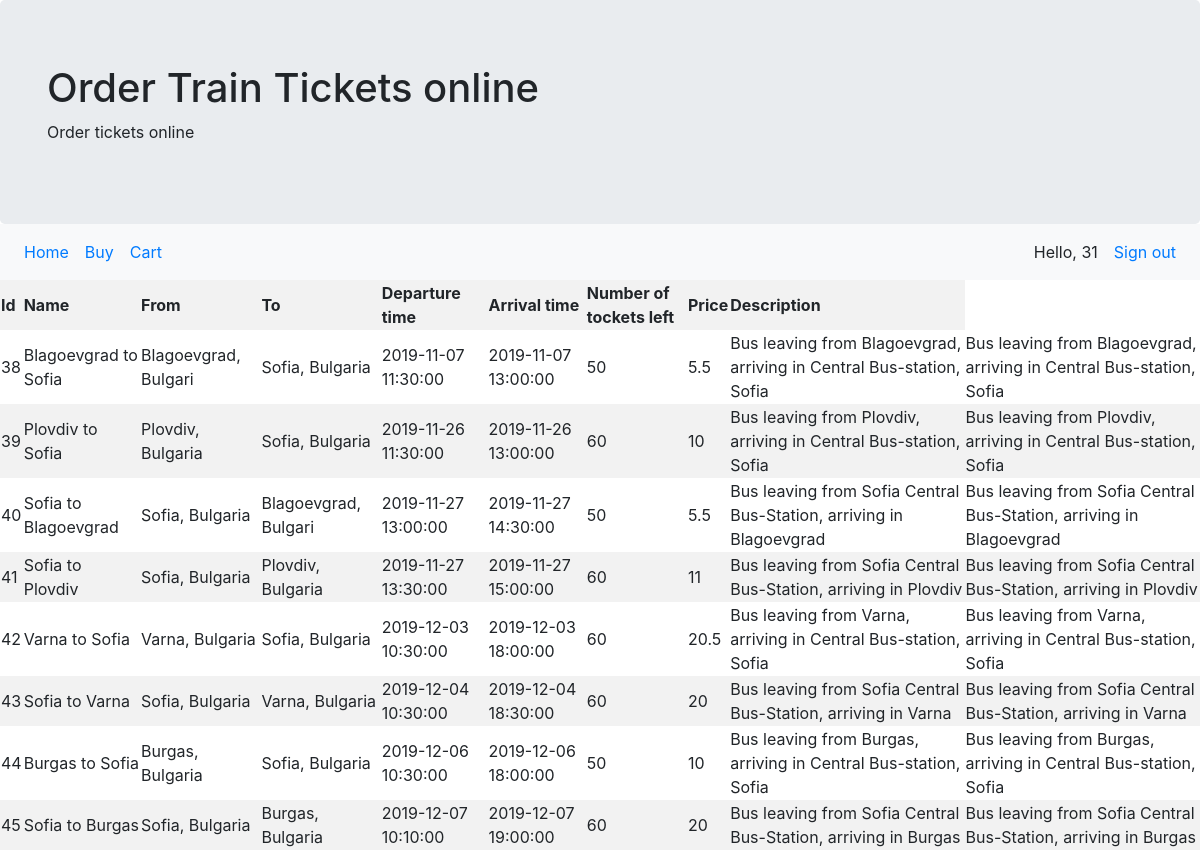
The page / (signed in) on the database its author committed.
### tables this page shows
CREATE TABLE `catalogue` (
  `pid` int(11) NOT NULL,
  `name` varchar(20) NOT NULL,
  `dstart` varchar(20) NOT NULL,
  `dfinish` varchar(20) NOT NULL,
  `tstart` timestamp NOT NULL DEFAULT CURRENT_TIMESTAMP ON UPDATE CURRENT_TIMESTAMP,
  `tfinish` timestamp NOT NULL DEFAULT '0000-00-00 00:00:00',
  `number` int(11) NOT NULL,
  `price` double NOT NULL,
  `desc` varchar(300) NOT NULL
);

### inc/display.php (the view)
<table class='table-striped table-hover'>
	<tr>
		<th>Id</th>
		<th>Name</th>
		<th>From</th>
		<th>To</th>
		<th>Departure time</th>
		<th>Arrival time</th>
		<th>Number of tockets left</th>
		<th>Price</th>
		<th>Description</th>
	</tr>
	<?php
	require_once('auth/auth.php');
	$conn = new PDO("mysql:host=$servername;dbname=$dbname", $username, $password);
	$sql = $conn->prepare("SELECT * FROM Catalogue");
	$sql->execute();
	$sql->setFetchMode(PDO::FETCH_ASSOC);
	$data = $sql->fetchAll();
	if(isset($_SESSION['login_admin'])) {
		$var = '<td><a href="edit_form.php?id=$i[pid]">Edit</a></td>';
	} else {
		$var = '';
	}
	foreach ($data as $i)
		echo <<<"CAT"
	<tr>
		<td>$i[pid]</td>
		<td>$i[name]</td>
		<td>$i[dstart]</td>
		<td>$i[dfinish]</td>
		<td>$i[tstart]</td>
		<td>$i[tfinish]</td>
		<td>$i[number]</td>
		<td>$i[price]</td>
		<td>$i[desc]</td>
		<td>$i[desc]</td>
		$var
	</tr>
CAT;
	?>
</table>

### rows shown on the page
catalogue: pid "38", name "Blagoevgrad to Sofia", dstart "Blagoevgrad, Bulgari", dfinish "Sofia, Bulgaria", tstart "2019-11-07 11:30:00", tfinish "2019-11-07 13:00:00", number "50", price "5.5", desc "Bus leaving from Blagoevgrad, arriving in Central Bus-station, Sofia"
catalogue: pid "39", name "Plovdiv to Sofia", dstart "Plovdiv, Bulgaria", dfinish "Sofia, Bulgaria", tstart "2019-11-26 11:30:00", tfinish "2019-11-26 13:00:00", number "60", price "10", desc "Bus leaving from Plovdiv, arriving in Central Bus-station, Sofia"
catalogue: pid "40", name "Sofia to Blagoevgrad", dstart "Sofia, Bulgaria", dfinish "Blagoevgrad, Bulgari", tstart "2019-11-27 13:00:00", tfinish "2019-11-27 14:30:00", number "50", price "5.5", desc "Bus leaving from Sofia Central Bus-Station, arriving in Blagoevgrad"
catalogue: pid "41", name "Sofia to Plovdiv", dstart "Sofia, Bulgaria", dfinish "Plovdiv, Bulgaria", tstart "2019-11-27 13:30:00", tfinish "2019-11-27 15:00:00", number "60", price "11", desc "Bus leaving from Sofia Central Bus-Station, arriving in Plovdiv"
catalogue: pid "42", name "Varna to Sofia", dstart "Varna, Bulgaria", dfinish "Sofia, Bulgaria", tstart "2019-12-03 10:30:00", tfinish "2019-12-03 18:00:00", number "60", price "20.5", desc "Bus leaving from Varna, arriving in Central Bus-station, Sofia"
catalogue: pid "43", name "Sofia to Varna", dstart "Sofia, Bulgaria", dfinish "Varna, Bulgaria", tstart "2019-12-04 10:30:00", tfinish "2019-12-04 18:30:00", number "60", price "20", desc "Bus leaving from Sofia Central Bus-Station, arriving in Varna"
catalogue: pid "44", name "Burgas to Sofia", dstart "Burgas, Bulgaria", dfinish "Sofia, Bulgaria", tstart "2019-12-06 10:30:00", tfinish "2019-12-06 18:00:00", number "50", price "10", desc "Bus leaving from Burgas, arriving in Central Bus-station, Sofia"
catalogue: pid "45", name "Sofia to Burgas", dstart "Sofia, Bulgaria", dfinish "Burgas, Bulgaria", tstart "2019-12-07 10:10:00", tfinish "2019-12-07 19:00:00", number "60", price "20", desc "Bus leaving from Sofia Central Bus-Station, arriving in Burgas"

### other values the page prints
$_SESSION['login_user'] "31"
